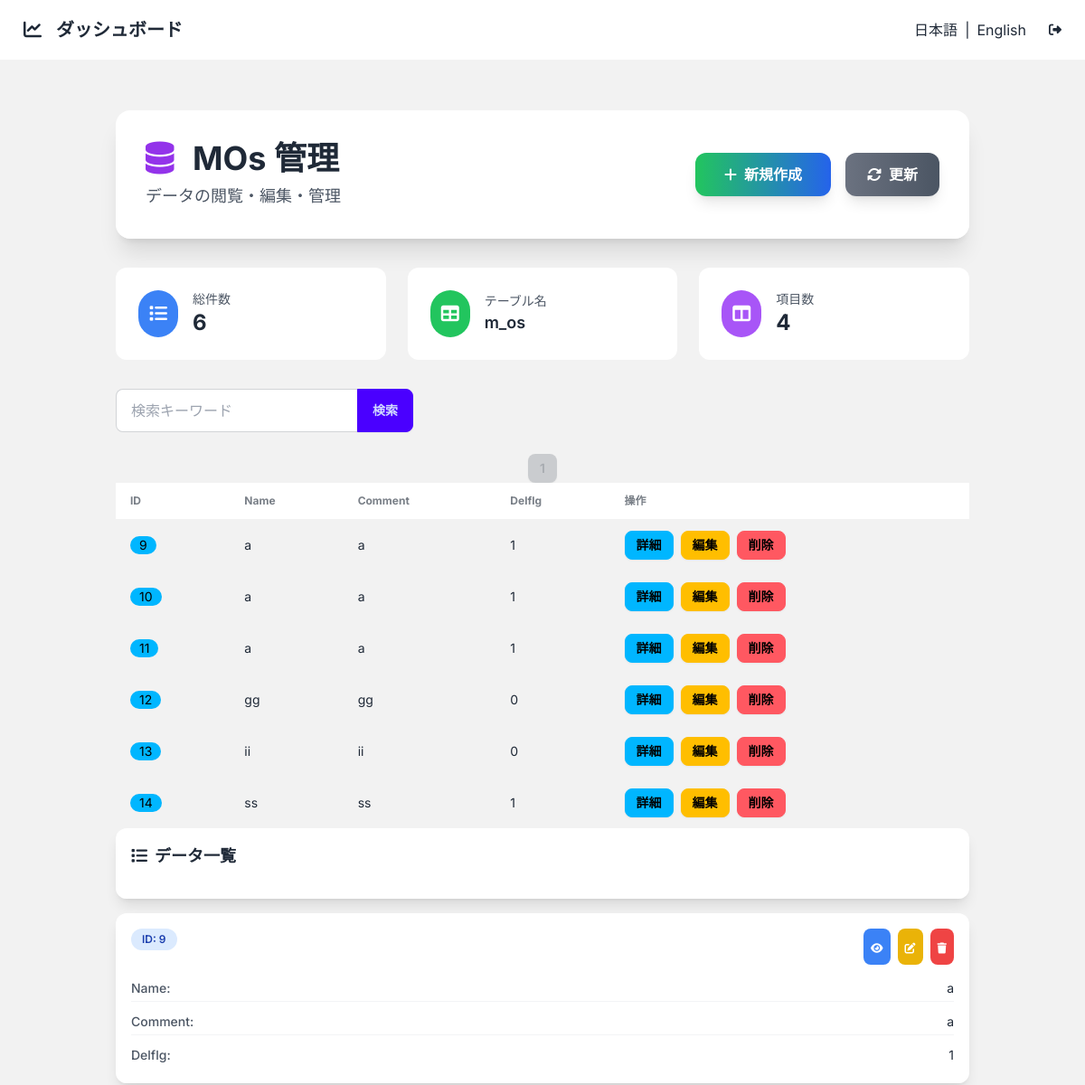
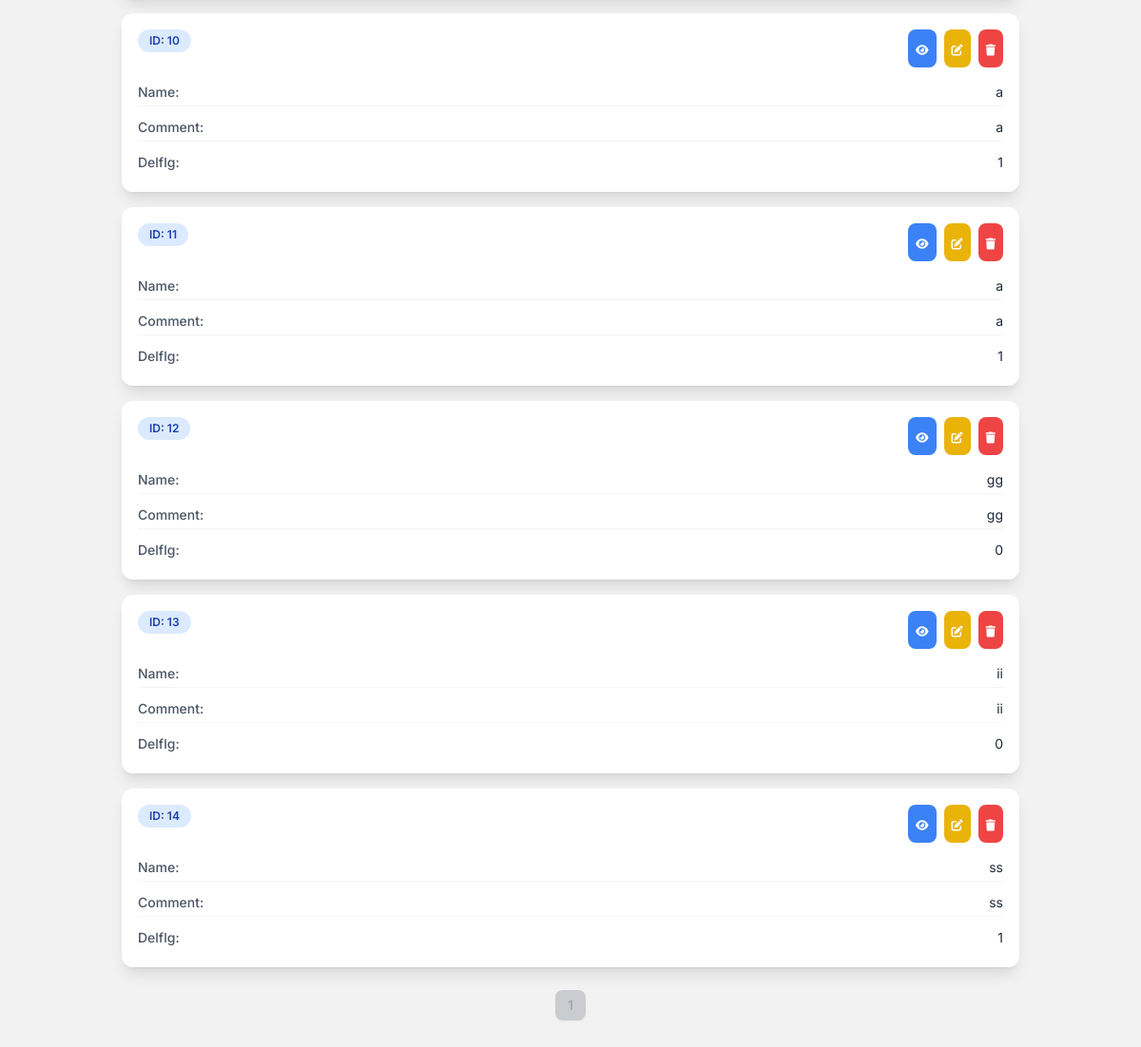
Before: /m_os/ (signed in) with the older database file (2 pictures, top to bottom).
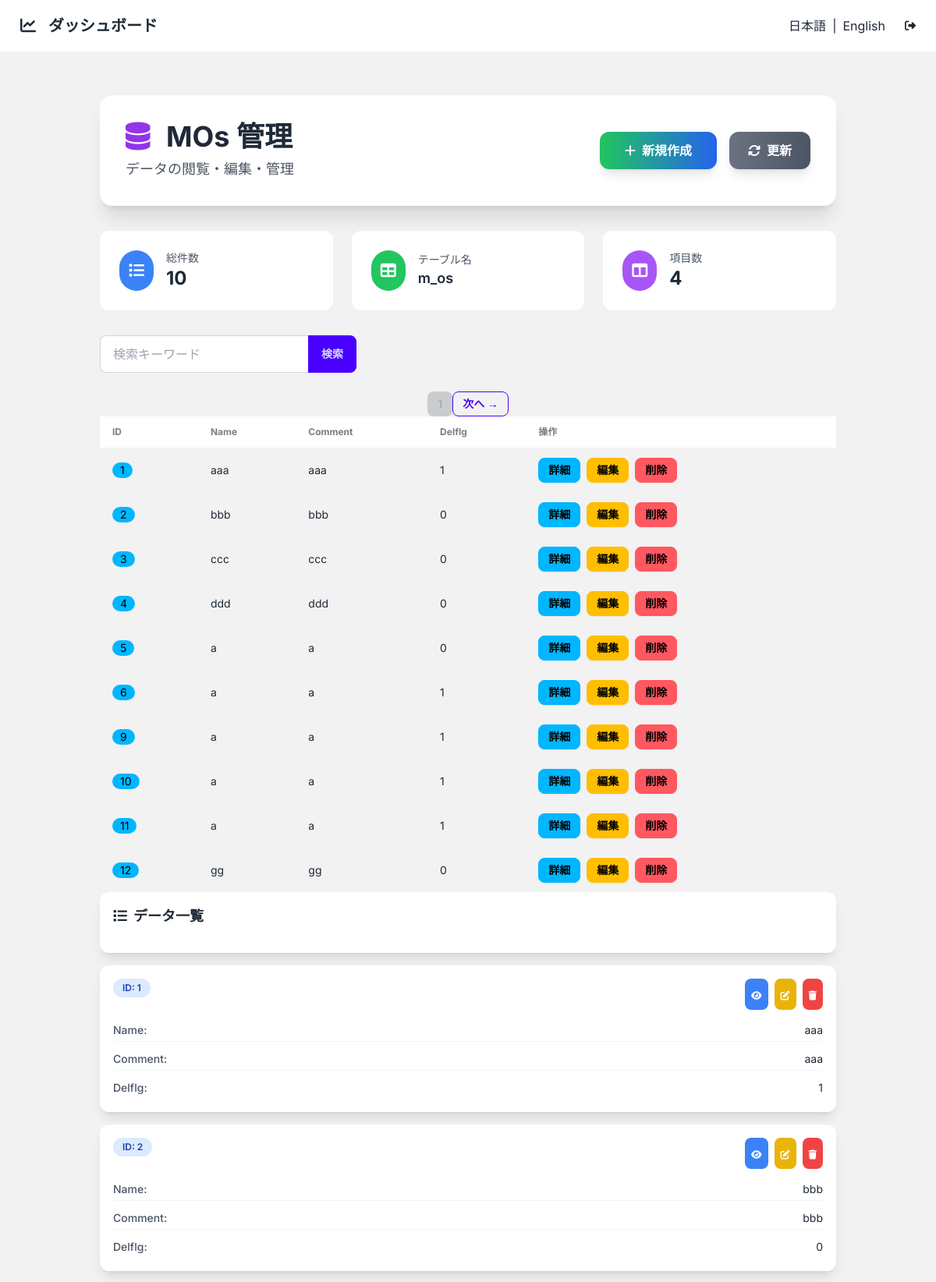
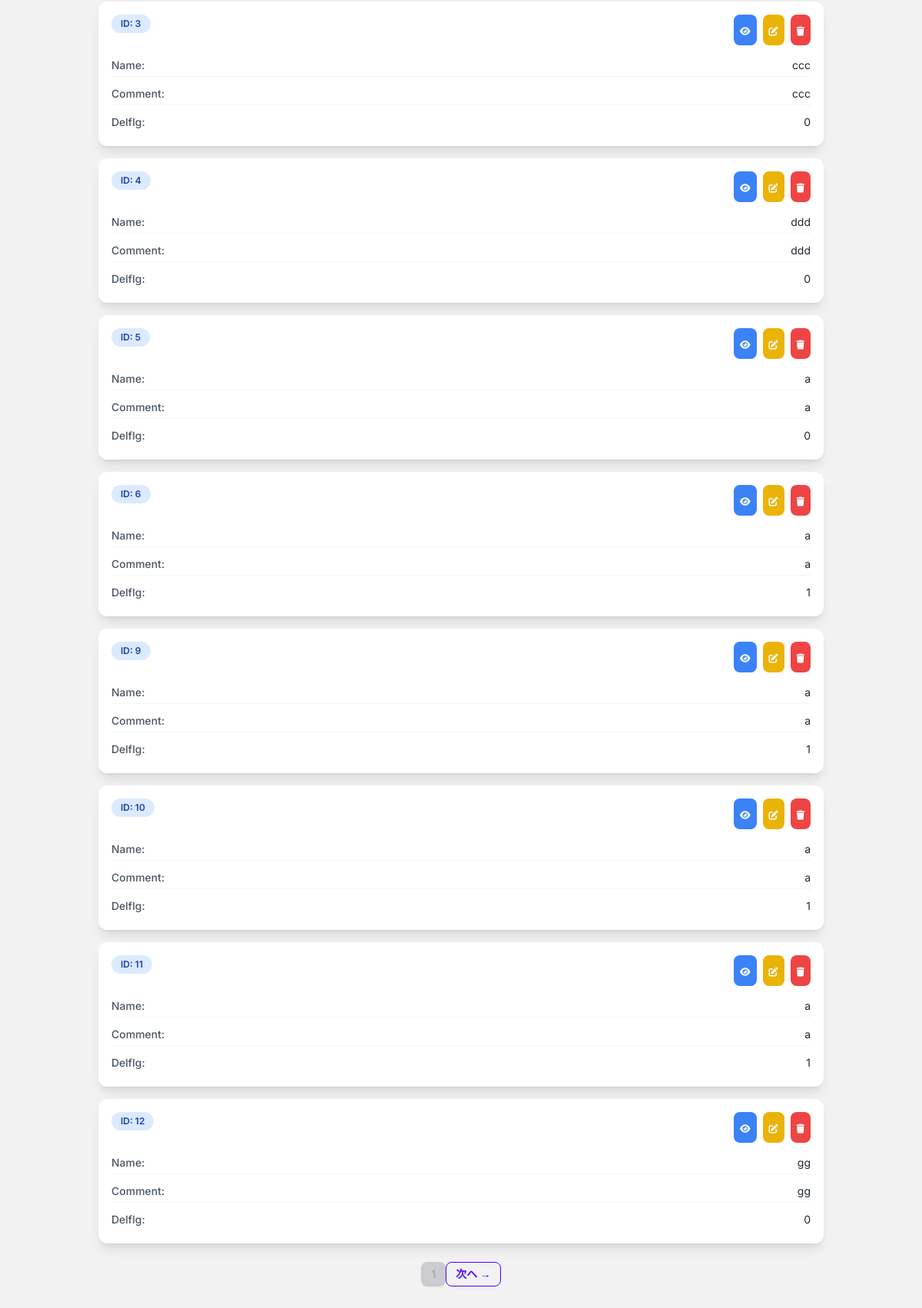
After: the same page with the newer database file (2 pictures, top to bottom).
### app/models/m_os.py (models this page shows)
class MOs(BaseModel):
    __tablename__ = "m_os"
    __is_view__ = False
    id = Column(Integer, primary_key=True)
    name = Column(String(50))
    comment = Column(String(200))
    delflg = Column(Integer, nullable=True, default=0)

### app/core/base_crud.py (the view)
        @router.get("/", response_class=HTMLResponse)
        async def read_items(
            request: Request,
            db: Session = Depends(get_db),
            current_user=Depends(get_current_user),
            page: int = 1,
            per_page: int = 10,
            q: str = None
        ):
            query = db.query(model)
            if q:
                filters = [
                    col.ilike(f"%{q}%")
                    for col in model.__table__.columns
                    if hasattr(col.type, "python_type") and col.type.python_type == str
                ]
                if filters:
                    query = query.filter(or_(*filters))
            total = query.count()
            items = query.offset((page - 1) * per_page).limit(per_page).all()
            fields = [col for col in model.__table__.columns if not col.primary_key]
            return templates.TemplateResponse(
                f"{template_base}/list.html",
                {
                    "request": request,
                    "items": items,
                    "fields": fields,
                    "table_name": model.__tablename__,
                    "model_name": model.__name__,
                    "page": page,
                    "per_page": per_page,
                    "total": total,
                    "q": q or "",
                    "pk_name": pk_name,
                }
            )

### app/templates/m_os/list.html
{% extends "base_list.html" %}
{% set new_url = '/' ~ table_name ~ '/new' %}
{% block header_title %}{{ model_name }} 管理{% endblock %}

### app/templates/partials/_table.html (shortened to what this page needs)
<div class="slide-in overflow-x-auto">
    <table class="table table-zebra table-pin-rows w-full">
        <thead>
        <tr>
            <th>{{ pk_name|upper }}</th>
            {% for field in fields %}
            <th>{{ field.name.replace('_', ' ').title() }}</th>
            {% endfor %}
            <th>操作</th>
        </tr>
        </thead>
        <tbody>
        {% for item in items %}
        <tr class="hover">
            <td><span class="badge badge-info">{{ item[pk_name] }}</span></td>
            {% for field in fields %}
            <td>{{ item[field.name] if item[field.name] is not none else '—' }}</td>
            {% endfor %}
            <td>
                <div class="flex gap-2">
                    <a href="/{{ table_name }}/{{ item[pk_name] }}" class="btn btn-info btn-sm">詳細</a>
                    <a href="/{{ table_name }}/{{ item[pk_name] }}/edit" class="btn btn-warning btn-sm">編集</a>
                    <button hx-delete="/{{ table_name }}/{{ item[pk_name] }}"
                            hx-confirm="本当に削除しますか？"
                            hx-target="closest tr"
                            hx-swap="outerHTML swap:1s"
                            class="btn btn-error btn-sm">削除</button>
                </div>
            </td>
        </tr>
        {% endfor %}
        </tbody>
    </table>
</div>

### app/templates/partials/_mobile_card.html (shortened to what this page needs)
<div class="mobile-card-view space-y-4">
    <div class="glass-effect rounded-xl p-4 shadow-lg">
        <h2 class="text-lg font-bold text-gray-800 mb-4">
            <i class="fas fa-list mr-2"></i>データ一覧
        </h2>
    </div>
    {% for item in items %}
    <div class="glass-effect rounded-xl p-4 shadow-lg mobile-card">
        <div class="flex justify-between items-start mb-3">
            <div class="flex items-center">
                <span class="bg-blue-100 text-blue-800 px-3 py-1 rounded-full text-xs font-semibold mr-3">
                    {{ pk_name|upper }}: {{ item[pk_name] }}
                </span>
            </div>
            <div class="flex space-x-2">
                <a href="/{{ table_name }}/{{ item[pk_name] }}"
                    class="bg-blue-500 text-white p-2 rounded-lg">
                    <i class="fas fa-eye text-xs"></i>
                </a>
                <a href="/{{ table_name }}/{{ item[pk_name] }}/edit"
                    class="bg-yellow-500 text-white p-2 rounded-lg">
                    <i class="fas fa-edit text-xs"></i>
                </a>
                <button hx-delete="/{{ table_name }}/{{ item[pk_name] }}"
                        hx-confirm="本当に削除しますか？"
                        hx-target="closest .mobile-card"
                        hx-swap="outerHTML swap:1s"
                        class="bg-red-500 text-white p-2 rounded-lg">
                    <i class="fas fa-trash text-xs"></i>
                </button>
            </div>
        </div>
        <div class="grid grid-cols-1 gap-2">
            {% for field in fields %}
            <div class="flex justify-between items-center py-1 border-b border-gray-100 last:border-b-0">
                <span class="text-sm font-medium text-gray-600">{{ field.name.replace('_', ' ').title() }}:</span>
                <span class="text-sm text-gray-800 truncate ml-2" style="max-width: 150px;">
                    {{ item[field.name] if item[field.name] is not none else '—' }}
                </span>
            </div>
            {% endfor %}
        </div>
    </div>
    {% endfor %}
</div>

Changed rows visible on the page:
no longer on this page (row unchanged): MOs: id "13", name "ii" "ii" "0", pk_name "ID", name.replace "Name" "Comment" "Delflg", name "ii" "ii" "0"
no longer on this page (row unchanged): MOs: id "14", name "ss" "ss" "1", pk_name "ID", name.replace "Name" "Comment" "Delflg", name "ss" "ss" "1"
added MOs: id "1", name "aaa" "aaa" "1", pk_name "ID", name.replace "Name" "Comment" "Delflg", name "aaa" "aaa" "1"
added MOs: id "2", name "bbb" "bbb" "0", pk_name "ID", name.replace "Name" "Comment" "Delflg", name "bbb" "bbb" "0"
added MOs: id "3", name "ccc" "ccc" "0", pk_name "ID", name.replace "Name" "Comment" "Delflg", name "ccc" "ccc" "0"
added MOs: id "4", name "ddd" "ddd" "0", pk_name "ID", name.replace "Name" "Comment" "Delflg", name "ddd" "ddd" "0"
added MOs: id "5", name "a" "a" "0", pk_name "ID", name.replace "Name" "Comment" "Delflg", name "a" "a" "0"
added MOs: id "6", name "a" "a" "1", pk_name "ID", name.replace "Name" "Comment" "Delflg", name "a" "a" "1"
Other visible differences:
{{ items|length }}: "6" → "10"
text now shown: "次へ → 次へ →"
